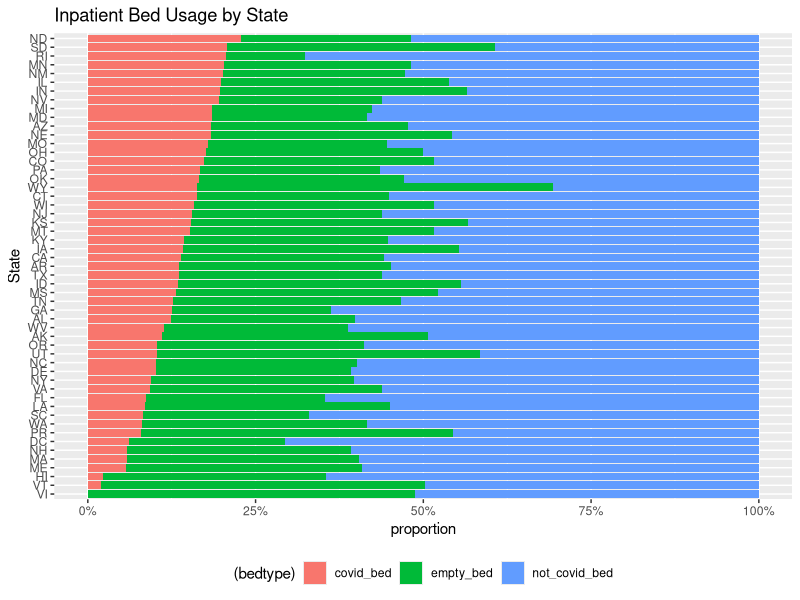
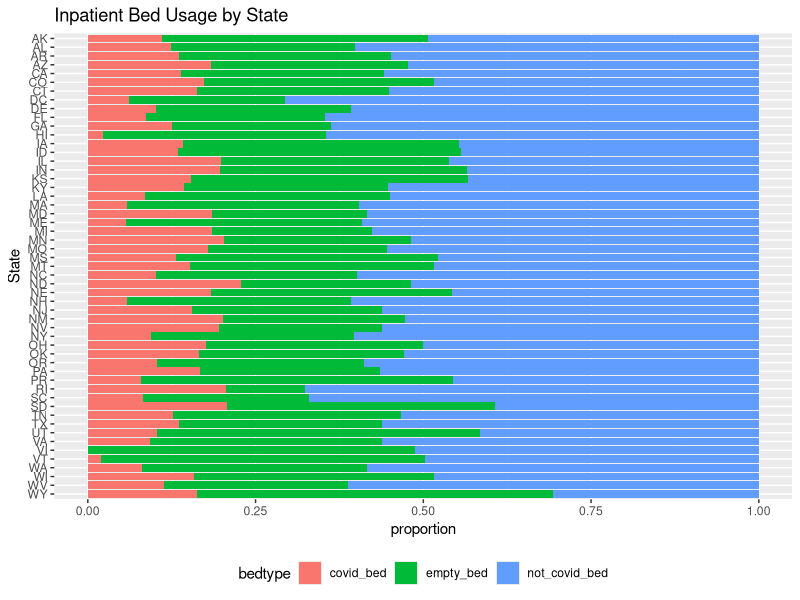
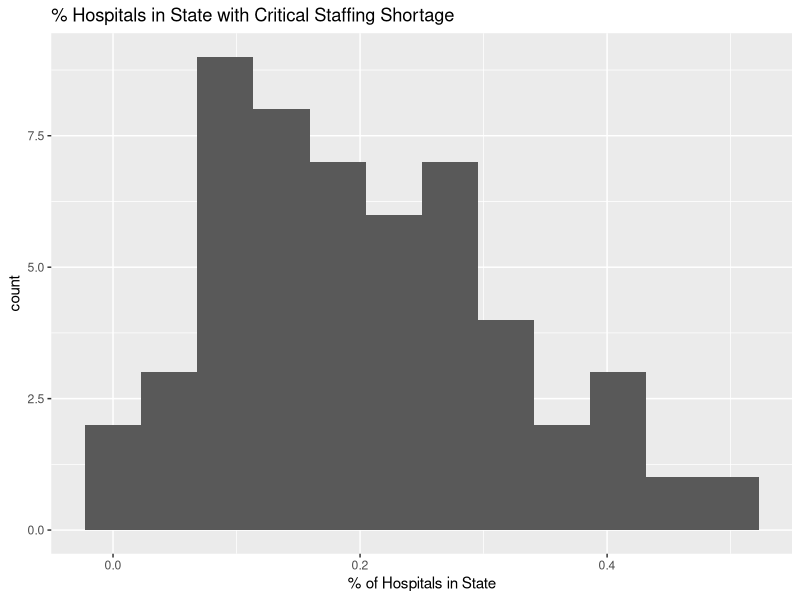
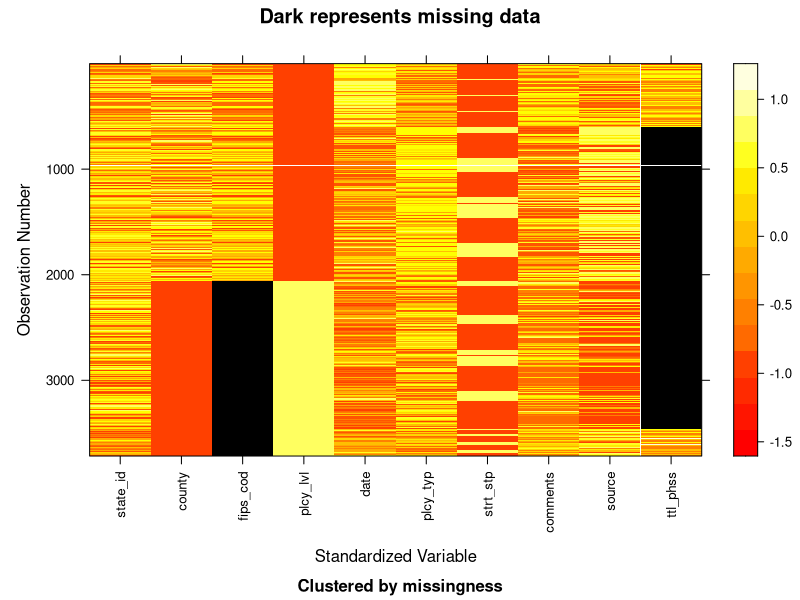
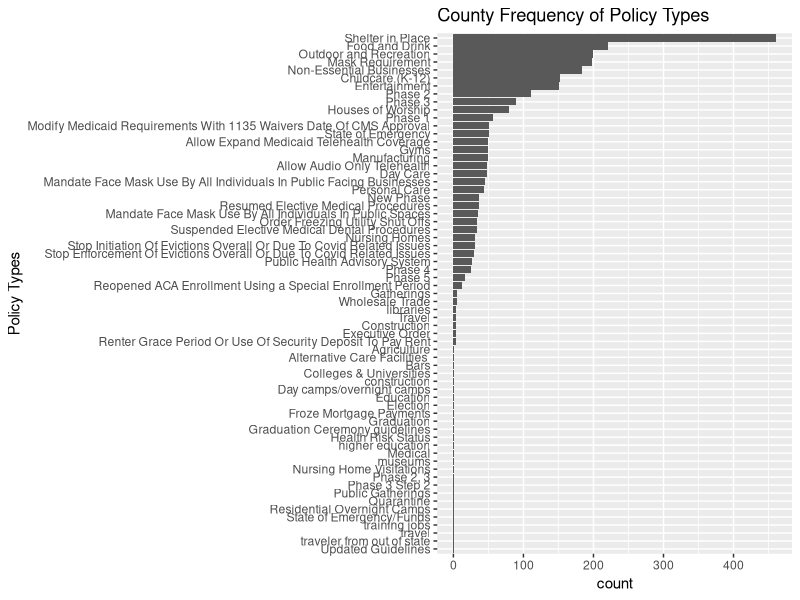
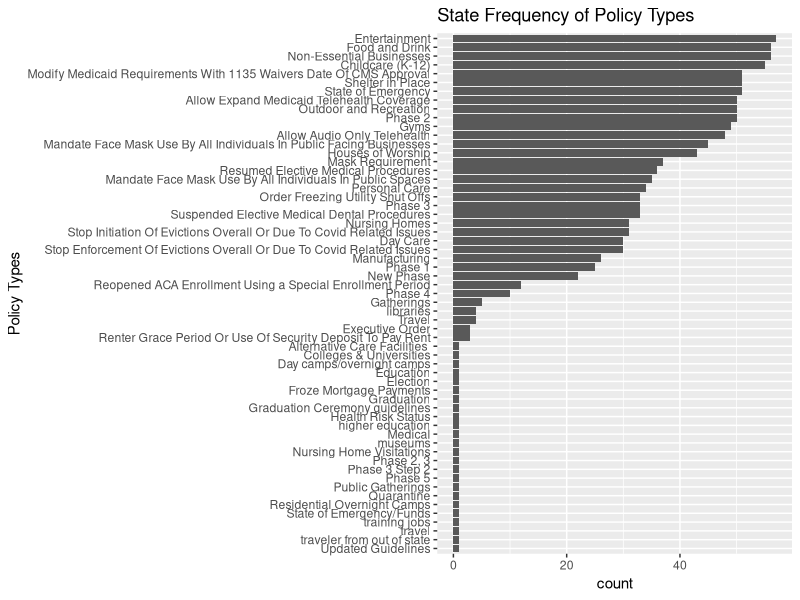

Reproduce these figures in R, in order.
## ---- chunk 1
library(dplyr)
library(mi)
library(tidyverse)
## ---- chunk 2
hospital <- read.csv("../data/reported_hospital_utilization_20201130_2136.csv")
head(hospital)
## ---- chunk 3
sum(sort(colSums(is.na(hospital)), decreasing = TRUE))
## ---- chunk 4
staff_shortage <- c(1:7)
inpatient_bed <- c(1, 10:15)
prev_day <- c(1, 16:23)
staffed <- c(1, 24:29)
total <- c(1, 30:39)
inpatient_bed <- c(1, 40:51)
icu_bed <- c(1, 52:59)
staff_shortage_df <- hospital[,staff_shortage]
inpatient_bed_df <- hospital[,inpatient_bed]
prev_day_df <- hospital[,prev_day]
total_df <- hospital[,total]
inpatient_bed_df <- hospital[,inpatient_bed]
icu_bed_df <- hospital[,icu_bed]
## ---- chunk 5
hospital[,60][1]
## ---- chunk 6
#testing
total_bed <- hospital$inpatient_beds

covid_bed <- hospital$inpatient_beds_used_covid
not_covid_bed <- hospital$inpatient_beds_used - covid_bed
empty_bed <- total_bed - hospital$inpatient_beds_used
state <- as.factor(hospital$state)

bed_usage <- data.frame(state, covid_bed, not_covid_bed, empty_bed)
bed_usage_tidy <- bed_usage %>% 
  mutate(covid_bed_perc = covid_bed/(covid_bed+not_covid_bed+empty_bed)) %>% 
  pivot_longer(cols = !c(state,covid_bed_perc), names_to = "bedtype", values_to = "count") %>% 
  mutate(state = fct_reorder(state, desc(-covid_bed_perc))) %>% 
  mutate(bedtype = factor(bedtype, level = c("covid_bed","empty_bed","not_covid_bed")))

  ggplot(bed_usage_tidy,aes(x = state , y = count, fill = (bedtype))) + 
    geom_bar(,stat = "identity", position = position_fill(reverse = TRUE)) + 
    scale_y_continuous(labels = scales::percent_format()) +
    labs(x = 'state') +
    coord_flip() +
    ylab("proportion") + 
    xlab("State") +
    theme(legend.position = "bottom") +
    ggtitle("Inpatient Bed Usage by State")
## ---- chunk 7
total_bed <- hospital$inpatient_beds

covid_bed <- hospital$inpatient_beds_used_covid
not_covid_bed <- hospital$inpatient_beds_used - covid_bed
empty_bed <- total_bed - hospital$inpatient_beds_used
state <- as.factor(hospital$state)

bed_usage <- data.frame(state, covid_bed, not_covid_bed, empty_bed)
bed_usage_tidy <- bed_usage %>%
  pivot_longer(cols = !state, names_to = "bedtype", values_to = "count")


bed_usage_tidy %>%
  ggplot(aes(fill = bedtype, x=fct_rev(state), y=count)) +
  geom_bar(stat='identity', position = position_fill(reverse = TRUE)) +
  coord_flip() +
  ylab("proportion") + 
  xlab("State") +
  theme(legend.position = "bottom") +
  ggtitle("Inpatient Bed Usage by State")

## ---- chunk 8
#percent of hospitals that express critical staffing shortage for this day
staff_short_prop <- hospital$critical_staffing_shortage_today_yes / (hospital$critical_staffing_shortage_today_yes+hospital$critical_staffing_shortage_today_no)
staff_short_df <- data.frame(hospital$state, staff_short_prop)

ggplot(staff_short_df, aes(x=staff_short_prop)) + 
  geom_histogram(bins=12) +
  ggtitle("% Hospitals in State with Critical Staffing Shortage") +
  xlab("% of Hospitals in State")
## ---- chunk 9
county <- read.csv("../data/state_policy_updates_20201202_0721.csv")
county$policy_type <- county$policy_type
head(county)
## ---- chunk 10
sort(colSums(is.na(county)), decreasing = TRUE)
x <- missing_data.frame(county)
image(x)
## ---- chunk 11
unique(county$policy_type)
## ---- chunk 12
library(tidyverse)
county$policy_type <- as.factor(county$policy_type)
ggplot(county[county$start_stop=='start',], aes(fct_rev(fct_infreq(policy_type)))) + 
  geom_bar() +
  coord_flip() +
  ggtitle("County Frequency of Policy Types") +
  xlab("Policy Types")
## ---- chunk 13
state <- county[county$policy_level == "state",]
ggplot(state[state$start_stop=='start',], aes(fct_rev(fct_infreq(policy_type)))) + 
  geom_bar() +
  coord_flip() +
  ggtitle("State Frequency of Policy Types") +
  xlab("Policy Types")
